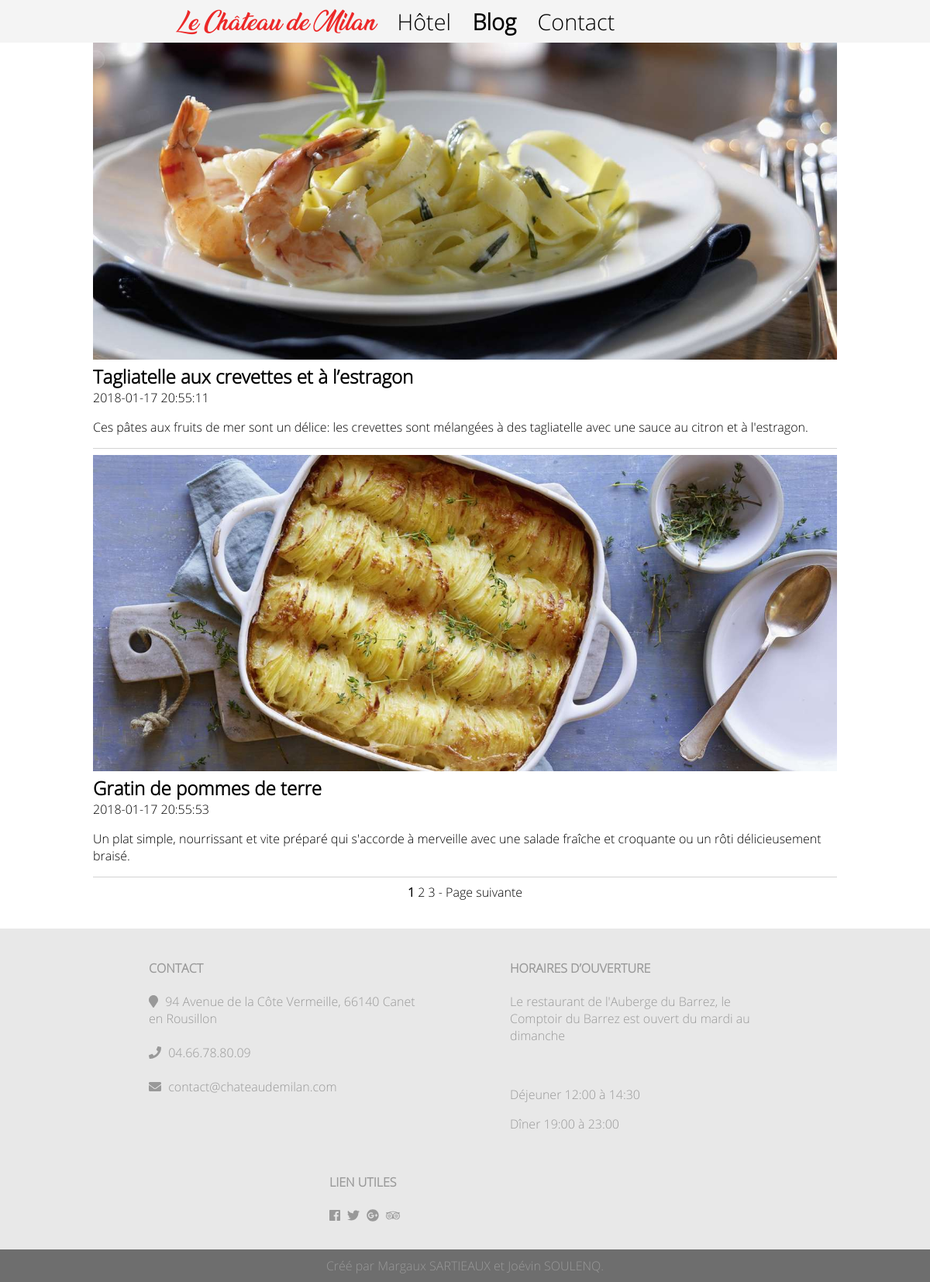
Screenshot of /blog.php with the database file from the repository.
### tables this page shows
CREATE TABLE IF NOT EXISTS Blog (
  id_blog		INTEGER NOT NULL AUTO_INCREMENT,
  titre			VARCHAR(255) NOT NULL,
  courte_description	TEXT NOT NULL,
  date			DATETIME NOT NULL DEFAULT CURRENT_TIMESTAMP,
  contenu		TEXT NOT NULL,
  PRIMARY KEY (id_blog)
);

### blog.php (the view, shortened to what this page needs)
<!DOCTYPE html>
<html lang="fr">
  <head>
  	<link rel="stylesheet" href="css/style.css">
  </head>
  <body>
    <?php require "inc/header.php"; ?>
	<div id="contenu">
		<section class="blog">
<?php
  require "inc/config.php";
?>
<?php
  if (empty($_GET["id"])) {
    $page = (!empty($_GET['page']) ? $_GET['page'] : 1);
    $limite = 2;
    $debut = ($page - 1) * $limite;
    $result = $conn->prepare('SELECT SQL_CALC_FOUND_ROWS * FROM Blog
    	LIMIT :limite OFFSET :debut');
    $result->bindValue('debut', $debut, PDO::PARAM_INT);
    $result->bindValue('limite', $limite, PDO::PARAM_INT);
    $result->execute();
	$resultNbRow = $conn->query('SELECT found_rows()');
	$nbArticles = $resultNbRow->fetchColumn();
    while ($data = $result->fetch()) {
      $html = '<header>';
        $html .= '<a href="blog.php?id=' . $data['id_blog'] . '">';
          $html .= '<img src="img/blog/' . $data['id_blog'] . '.jpg" alt="' . $data['titre'] . '"/>';
          $html .= '<h2>' . $data['titre'] . '</h2>';
        $html .= '</a>';
          $html .= '<time>' . $data['date'] . '</time>';
        $html .= '<p>' . $data['courte_description'] . '</p>';
      $html .= '<hr/></header>';
      echo $html;
    }
	$nbPages = ceil($nbArticles / $limite);
	echo '<div class="numero-page">';
    for($i = 1; $i <= $nbPages; $i++) {
    	echo ' <a href="?page=' . $i . '">';
    	if($i == $page) { echo '<b>' . $i . '</b></a>'; }
		else            { echo $i . '</a>'; }
	}
	if($page < $nbPages) {
    	echo  ' - <a href="?page=' . ($page + 1) . '">Page suivante</a>';
	}
	echo '</div>';
  }
?>
		</section>
    <?php require "inc/footer.php"; ?>
	 </div>
  </body>
</html>

### css/style.css (style rules this page uses)
html { position: relative; min-height: 100%; }
body { font-family: "Open Sans", Helvetica, sans-serif; overflow-x:hidden; box-sizing: border-box; margin: 0 0 100px; }
section { position: relative; padding: 0px 10%; }
header > hr { height: 1px; background-color: lightgray; border: 0; }
h2 { font-weight: bold; }
a { color:#535352; text-decoration:none; }

### css/menu.css (style rules this page uses)
img { max-width: 100%; height: auto; }
#contenu { transition:margin-left 0.5s; overflow: hidden; }

### css/blog.css (style rules this page uses)
.blog a { text-decoration: none; color:black; }
.blog h2 { margin: 0; margin-bottom: 0; }
.blog time { margin-top: 0; }
div.numero-page { text-align:center; }

### rows the page displays
blog: shows a picture, titre "Tagliatelle aux crevettes et à l’estragon", date "2018-01-17 20:55:11", courte_description "Ces pâtes aux fruits de mer sont un délice: les crevettes sont mélangées à des tagliatelle avec une sauce au citron et à l'estragon."
blog: shows a picture, titre "Gratin de pommes de terre", date "2018-01-17 20:55:53", courte_description "Un plat simple, nourrissant et vite préparé qui s'accorde à merveille avec une salade fraîche et croquante ou un rôti délicieusement braisé."
